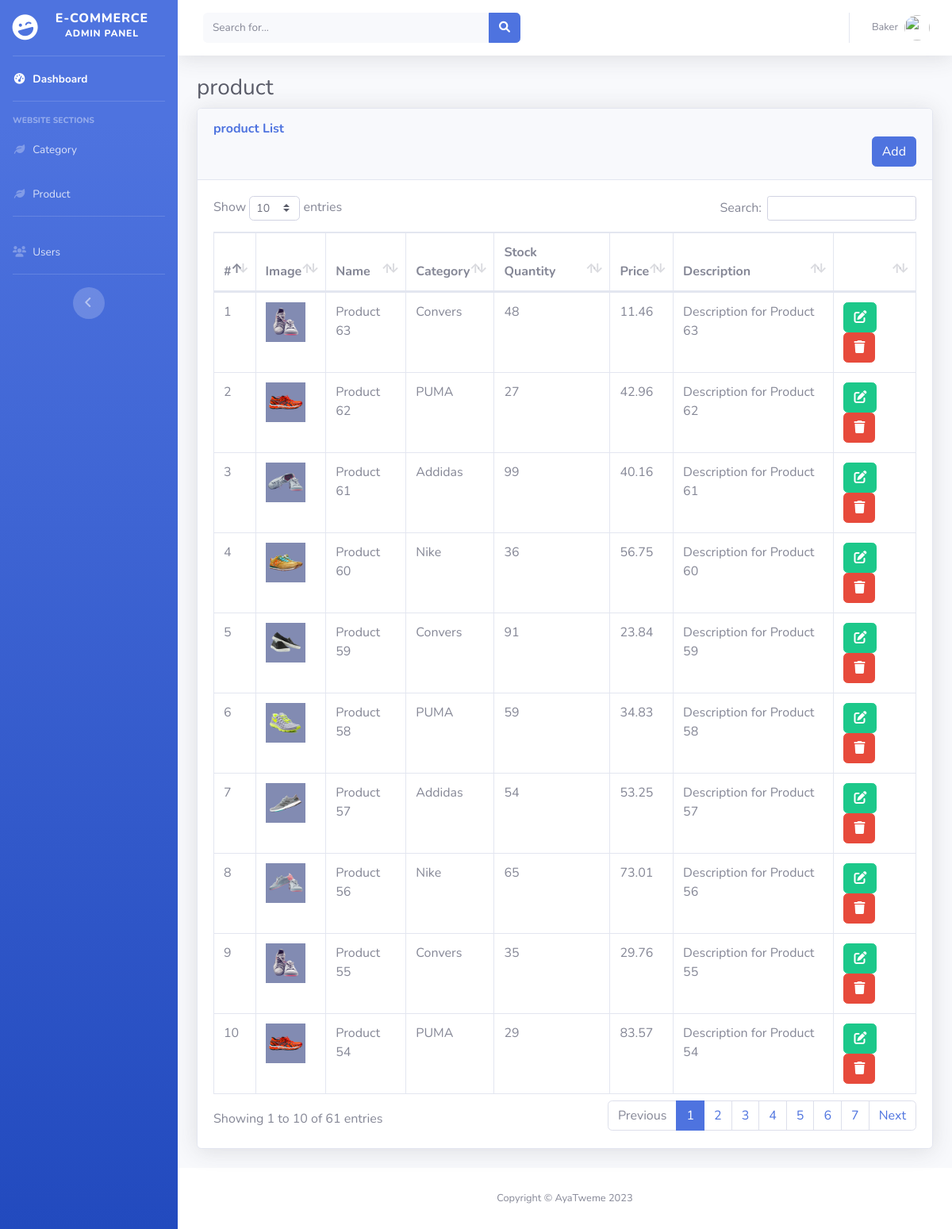
Screenshot of /admin-panel/product.php (signed in) with the database file from the repository.
### tables this page shows
CREATE TABLE `products` (
  `id` int(11) NOT NULL,
  `name` varchar(255) NOT NULL,
  `image` varchar(100) NOT NULL,
  `stock_quantity` int(11) NOT NULL,
  `price` double NOT NULL,
  `price_after_sale` double NOT NULL,
  `is_on_sale` int(11) NOT NULL DEFAULT 0,
  `description` text NOT NULL,
  `category_id` int(11) NOT NULL,
  `user_id` int(11) NOT NULL,
  `created_at` timestamp NOT NULL DEFAULT current_timestamp() ON UPDATE current_timestamp()
);

CREATE TABLE `categories` (
  `id` int(11) NOT NULL,
  `name` varchar(255) NOT NULL,
  `image` varchar(100) NOT NULL,
  `user_id` int(11) NOT NULL
);

### includes/connect.php (called while the page is built, shortened)
<?php
class Database
{
    public $pdo;
    public function __construct($host, $dbname, $user, $password)
    {
        try {
            $this->pdo = new PDO("mysql:host=$host;dbname=$dbname", $user, $password);
            $this->pdo->setAttribute(PDO::ATTR_ERRMODE, PDO::ERRMODE_EXCEPTION);
        } catch (PDOException $e) {
            echo "Connection failed: " . $e->getMessage();
        }
    }
    public function getColumn($tbl, $col, $id)
    {
        $query = "SELECT $col as col FROM $tbl WHERE id = :id";
        $stmt = $this->pdo->prepare($query);
        $stmt->bindParam(':id', $id);
        $stmt->execute();
        $row = $stmt->fetch(PDO::FETCH_ASSOC);
        return $row['col'];
    }
    public function getTableList($tbl)
    {
        $array = array();
        $query = "SELECT * FROM $tbl ORDER BY id DESC";
        $stmt = $this->pdo->query($query);
        while ($row = $stmt->fetch(PDO::FETCH_OBJ)) {
            $array[] = $row;
        }
        return $array;
    }
}
$database = new Database('localhost', 'e-commerce', 'root', '');
?>

### admin-panel/product.php (the view, shortened to what this page needs)
<?php include('../includes/header.php');?>
<div class="container-fluid">
    <h1 class="h3 mb-2 text-gray-800">product</h1>
    <div class="card shadow mb-4">
        <div class="card-header py-3">
            <h6 class="m-0 font-weight-bold text-primary">product List</h6>
            <button type="button" class="add-click btn btn-primary float-right" data-toggle="modal"
                data-target="#productModal">Add</button>
        </div>
        <div class="card-body">
            <div class="table-responsive">
                <table class="table table-bordered" id="dataTable" width="100%" cellspacing="0">
                    <thead>
                        <tr>
                            <th>#</th>
                            <th>Image</th>
                            <th>Name</th>
                            <th>Category</th>
                            <th>Stock Quantity</th>
                            <th>Price</th>
                            <th>Description</th>
                            <th></th>
                        </tr>
                    </thead>
                    <tbody>
                        <?php
                    $i=1;
                    $row=$database->getTableList('products');
                    foreach($row as $value){
                    ?>
                        <tr>
                            <td><?php echo $i++; ?></td>
                            <td><a href="<?php echo "img/".$value->image; ?>" target="_blank"><img src="<?php echo "img/".$value->image; ?>" width="50" height="50" alt="product image"></a></td>
                            <td><?php echo $value->name; ?></td>
                            <td><?php echo $database->getColumn('categories','name',$value->category_id); ?></td>
                            <td><?php echo $value->stock_quantity; ?></td>
                            <td><?php echo $value->price; ?></td>
                            <td><?php echo $value->description; ?></td>
                            <td>
                                <button type="button" id="<?php echo $value->id;?>" table="products" data-toggle="modal"
                                    data-target="#productModal" class="btn btn-icon btn-success update_ edit-click"><i
                                        class="fas fa-edit"></i></button>
                                <button data-toggle="modal" data-target="#modal-delete" type="button"
                                    id="<?php echo $value->id;?>" table="products"
                                    class="delete-click remove_record delete-privilege btn btn-icon btn-danger"><i
                                        class="fas fa-trash"></i></button>
                            </td>
                        </tr>
                        <?php }?>
                    </tbody>
                </table>
            </div>
        </div>
    </div>
</div>
<?php include('../includes/footer.php'); ?>

### rows the page displays
products: name "Product 63", category.name "Convers", stock_quantity "48", price "11.46", description "Description for Product 63"
products: name "Product 62", category.name "PUMA", stock_quantity "27", price "42.96", description "Description for Product 62"
products: shows a picture, name "Product 61", category.name "Addidas", stock_quantity "99", price "40.16", description "Description for Product 61"
products: shows a picture, name "Product 60", category.name "Nike", stock_quantity "36", price "56.75", description "Description for Product 60"
products: shows a picture, name "Product 59", category.name "Convers", stock_quantity "91", price "23.84", description "Description for Product 59"
products: shows a picture, name "Product 58", category.name "PUMA", stock_quantity "59", price "34.83", description "Description for Product 58"
products: shows a picture, name "Product 57", category.name "Addidas", stock_quantity "54", price "53.25", description "Description for Product 57"
products: shows a picture, name "Product 56", category.name "Nike", stock_quantity "65", price "73.01", description "Description for Product 56"
products: name "Product 55", category.name "Convers", stock_quantity "35", price "29.76", description "Description for Product 55"
products: name "Product 54", category.name "PUMA", stock_quantity "29", price "83.57", description "Description for Product 54"

### other values shown
$_SESSION['name'] "Baker"
